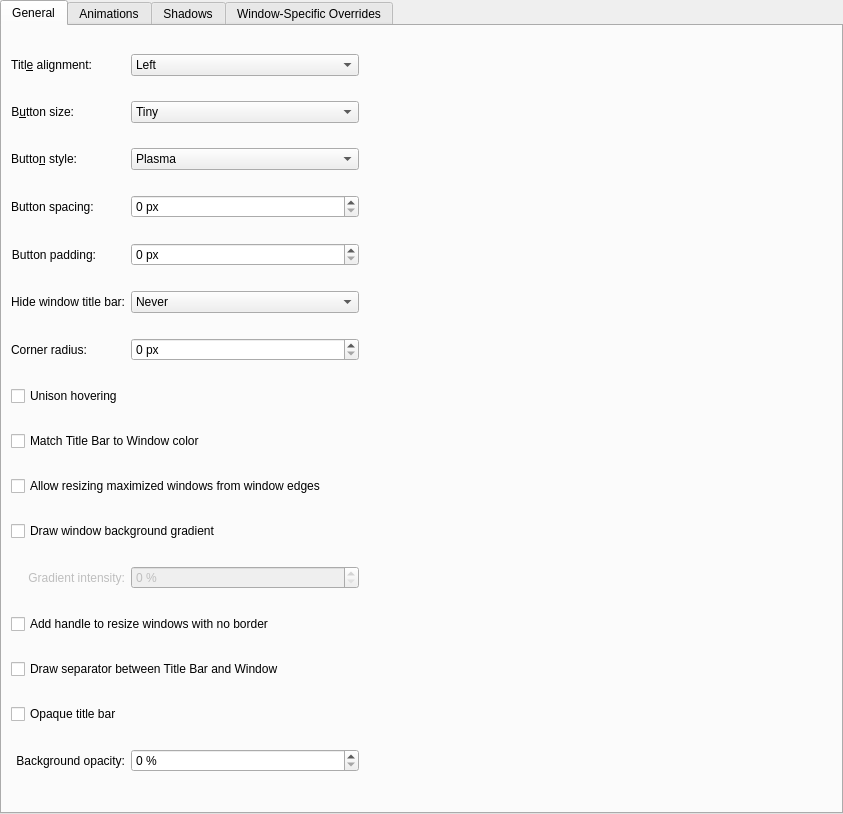
<?xml version="1.0" encoding="UTF-8"?>
<ui version="4.0">
 <class>BreezeConfigurationUI</class>
 <widget class="QWidget" name="BreezeConfigurationUI">
  <property name="geometry">
   <rect>
    <x>0</x>
    <y>0</y>
    <width>843</width>
    <height>814</height>
   </rect>
  </property>
  <layout class="QVBoxLayout" name="verticalLayout">
   <property name="leftMargin">
    <number>0</number>
   </property>
   <property name="topMargin">
    <number>0</number>
   </property>
   <property name="rightMargin">
    <number>0</number>
   </property>
   <property name="bottomMargin">
    <number>0</number>
   </property>
   <item>
    <widget class="QTabWidget" name="tabWidget">
     <property name="currentIndex">
      <number>0</number>
     </property>
     <widget class="QWidget" name="tab">
      <attribute name="title">
       <string>General</string>
      </attribute>
      <layout class="QGridLayout" name="gridLayout_4">
       <item row="7" column="1" colspan="4">
        <widget class="QCheckBox" name="unisonHovering">
         <property name="text">
          <string>Unison hovering</string>
         </property>
        </widget>
       </item>
       <item row="13" column="2">
        <widget class="QSpinBox" name="gradientSpinBox">
         <property name="enabled">
          <bool>false</bool>
         </property>
         <property name="suffix">
          <string> %</string>
         </property>
         <property name="maximum">
          <number>100</number>
         </property>
        </widget>
       </item>
       <item row="9" column="1" colspan="4">
        <widget class="QCheckBox" name="drawBorderOnMaximizedWindows">
         <property name="text">
          <string>Allow resizing maximized windows from window edges</string>
         </property>
        </widget>
       </item>
       <item row="3" column="1">
        <widget class="QLabel" name="btnSpacingLabel">
         <property name="text">
          <string>Button spacing:</string>
         </property>
        </widget>
       </item>
       <item row="6" column="1">
        <widget class="QLabel" name="cornerRadiusLabel">
         <property name="text">
          <string>Corner radius:</string>
         </property>
        </widget>
       </item>
       <item row="1" column="1" alignment="Qt::AlignLeft">
        <widget class="QLabel" name="label_4">
         <property name="text">
          <string>B&amp;utton size:</string>
         </property>
         <property name="alignment">
          <set>Qt::AlignRight|Qt::AlignTrailing|Qt::AlignVCenter</set>
         </property>
         <property name="buddy">
          <cstring>buttonSize</cstring>
         </property>
        </widget>
       </item>
       <item row="25" column="2">
        <widget class="QSpinBox" name="opacitySpinBox">
         <property name="suffix">
          <string> %</string>
         </property>
         <property name="maximum">
          <number>100</number>
         </property>
        </widget>
       </item>
       <item row="0" column="1" alignment="Qt::AlignLeft">
        <widget class="QLabel" name="label_3">
         <property name="text">
          <string>Titl&amp;e alignment:</string>
         </property>
         <property name="alignment">
          <set>Qt::AlignRight|Qt::AlignTrailing|Qt::AlignVCenter</set>
         </property>
         <property name="buddy">
          <cstring>titleAlignment</cstring>
         </property>
        </widget>
       </item>
       <item row="23" column="1" colspan="3">
        <widget class="QCheckBox" name="drawTitleBarSeparator">
         <property name="text">
          <string>Draw separator between Title Bar and Window</string>
         </property>
        </widget>
       </item>
       <item row="10" column="1" colspan="4">
        <widget class="QCheckBox" name="drawBackgroundGradient">
         <property name="text">
          <string>Draw window background gradient</string>
         </property>
        </widget>
       </item>
       <item row="24" column="1" colspan="3">
        <widget class="QCheckBox" name="opaqueTitleBar">
         <property name="text">
          <string>Opaque title bar</string>
         </property>
        </widget>
       </item>
       <item row="3" column="2">
        <widget class="QSpinBox" name="btnSpacingSpinBox">
         <property name="suffix">
          <string> px</string>
         </property>
         <property name="prefix">
          <string/>
         </property>
        </widget>
       </item>
       <item row="13" column="1">
        <widget class="QLabel" name="label_7">
         <property name="enabled">
          <bool>false</bool>
         </property>
         <property name="text">
          <string>Gradient intensity:</string>
         </property>
         <property name="alignment">
          <set>Qt::AlignRight|Qt::AlignTrailing|Qt::AlignVCenter</set>
         </property>
        </widget>
       </item>
       <item row="4" column="1" alignment="Qt::AlignLeft">
        <widget class="QLabel" name="buttonPaddingLabel">
         <property name="text">
          <string>Button padding:</string>
         </property>
         <property name="alignment">
          <set>Qt::AlignRight|Qt::AlignTrailing|Qt::AlignVCenter</set>
         </property>
         <property name="buddy">
          <cstring>buttonSpacing</cstring>
         </property>
        </widget>
       </item>
       <item row="1" column="2">
        <widget class="QComboBox" name="buttonSize">
         <item>
          <property name="text">
           <string>Tiny</string>
          </property>
         </item>
         <item>
          <property name="text">
           <string comment="@item:inlistbox Button size:">Small</string>
          </property>
         </item>
         <item>
          <property name="text">
           <string comment="@item:inlistbox Button size:">Medium</string>
          </property>
         </item>
         <item>
          <property name="text">
           <string comment="@item:inlistbox Button size:">Large</string>
          </property>
         </item>
         <item>
          <property name="text">
           <string comment="@item:inlistbox Button size:">Very Large</string>
          </property>
         </item>
        </widget>
       </item>
       <item row="5" column="1" alignment="Qt::AlignLeft">
        <widget class="QLabel" name="label_14">
         <property name="text">
          <string>Hide window title bar:</string>
         </property>
         <property name="alignment">
          <set>Qt::AlignRight|Qt::AlignTrailing|Qt::AlignVCenter</set>
         </property>
         <property name="buddy">
          <cstring>hideTitleBar</cstring>
         </property>
        </widget>
       </item>
       <item row="25" column="1">
        <widget class="QLabel" name="label_6">
         <property name="text">
          <string>Background opacity:</string>
         </property>
         <property name="alignment">
          <set>Qt::AlignRight|Qt::AlignTrailing|Qt::AlignVCenter</set>
         </property>
        </widget>
       </item>
       <item row="0" column="3">
        <spacer name="horizontalSpacer">
         <property name="orientation">
          <enum>Qt::Horizontal</enum>
         </property>
         <property name="sizeHint" stdset="0">
          <size>
           <width>40</width>
           <height>20</height>
          </size>
         </property>
        </spacer>
       </item>
       <item row="5" column="2">
        <widget class="QComboBox" name="hideTitleBar">
         <item>
          <property name="text">
           <string>Never</string>
          </property>
         </item>
         <item>
          <property name="text">
           <string>Maximized Windows</string>
          </property>
         </item>
         <item>
          <property name="text">
           <string>Any Maximization</string>
          </property>
         </item>
         <item>
          <property name="text">
           <string>Always</string>
          </property>
         </item>
        </widget>
       </item>
       <item row="2" column="2">
        <widget class="QComboBox" name="buttonStyle">
         <item>
          <property name="text">
           <string>Plasma</string>
          </property>
         </item>
         <item>
          <property name="text">
           <string>Gnome</string>
          </property>
         </item>
         <item>
          <property name="text">
           <string>macOS Sierra</string>
          </property>
         </item>
         <item>
          <property name="text">
           <string>macOS Dark Aurorae</string>
          </property>
         </item>
         <item>
          <property name="text">
           <string>SBE Sierra</string>
          </property>
         </item>
         <item>
          <property name="text">
           <string>SBE Sierra Active</string>
          </property>
         </item>
         <item>
          <property name="text">
           <string>SBE Sierra Inactive</string>
          </property>
         </item>
         <item>
          <property name="text">
           <string>SBE Dark Aurorae</string>
          </property>
         </item>
         <item>
          <property name="text">
           <string>SBE Dark Aurorae Active</string>
          </property>
         </item>
         <item>
          <property name="text">
           <string>SBE Dark Aurorae Inactive</string>
          </property>
         </item>
         <item>
          <property name="text">
           <string>Sierra Color Symbols</string>
          </property>
         </item>
         <item>
          <property name="text">
           <string>Dark Aurorae Color Symbols</string>
          </property>
         </item>
         <item>
          <property name="text">
           <string>Sierra Monochrome Symbols</string>
          </property>
         </item>
         <item>
          <property name="text">
           <string>Dark Aurorae Monochrome Symbols</string>
          </property>
         </item>
        </widget>
       </item>
       <item row="6" column="2">
        <widget class="QSpinBox" name="cornerRadiusSpinBox">
         <property name="suffix">
          <string> px</string>
         </property>
         <property name="prefix">
          <string/>
         </property>
        </widget>
       </item>
       <item row="0" column="2">
        <widget class="QComboBox" name="titleAlignment">
         <item>
          <property name="text">
           <string>Left</string>
          </property>
         </item>
         <item>
          <property name="text">
           <string>Center</string>
          </property>
         </item>
         <item>
          <property name="text">
           <string>Center (Full Width)</string>
          </property>
         </item>
         <item>
          <property name="text">
           <string>Right</string>
          </property>
         </item>
        </widget>
       </item>
       <item row="22" column="1" colspan="4">
        <widget class="QCheckBox" name="drawSizeGrip">
         <property name="text">
          <string>Add handle to resize windows with no border</string>
         </property>
        </widget>
       </item>
       <item row="4" column="2">
        <widget class="QSpinBox" name="buttonPadding">
         <property name="enabled">
          <bool>true</bool>
         </property>
         <property name="suffix">
          <string> px</string>
         </property>
         <property name="maximum">
          <number>50</number>
         </property>
        </widget>
       </item>
       <item row="2" column="1" alignment="Qt::AlignLeft">
        <widget class="QLabel" name="label_8">
         <property name="text">
          <string>Butto&amp;n style:</string>
         </property>
         <property name="alignment">
          <set>Qt::AlignRight|Qt::AlignTrailing|Qt::AlignVCenter</set>
         </property>
         <property name="buddy">
          <cstring>buttonStyle</cstring>
         </property>
        </widget>
       </item>
       <item row="8" column="1" colspan="4">
        <widget class="QCheckBox" name="matchColorForTitleBar">
         <property name="text">
          <string>Match Title Bar to Window color</string>
         </property>
        </widget>
       </item>
      </layout>
     </widget>
     <widget class="QWidget" name="tab_2">
      <attribute name="title">
       <string>Animations</string>
      </attribute>
      <layout class="QGridLayout" name="gridLayout_5">
       <item row="6" column="2">
        <layout class="QHBoxLayout" name="horizontalLayout_5">
         <item>
          <spacer name="horizontalSpacer_2">
           <property name="orientation">
            <enum>Qt::Horizontal</enum>
           </property>
           <property name="sizeType">
            <enum>QSizePolicy::Fixed</enum>
           </property>
           <property name="sizeHint" stdset="0">
            <size>
             <width>16</width>
             <height>5</height>
            </size>
           </property>
          </spacer>
         </item>
         <item>
          <widget class="QLabel" name="animationsDurationLabel">
           <property name="enabled">
            <bool>true</bool>
           </property>
           <property name="text">
            <string>A&amp;nimations duration:</string>
           </property>
           <property name="alignment">
            <set>Qt::AlignRight|Qt::AlignTrailing|Qt::AlignVCenter</set>
           </property>
           <property name="buddy">
            <cstring>animationsDuration</cstring>
           </property>
          </widget>
         </item>
         <item>
          <widget class="QSpinBox" name="animationsDuration">
           <property name="enabled">
            <bool>true</bool>
           </property>
           <property name="suffix">
            <string> ms</string>
           </property>
           <property name="maximum">
            <number>500</number>
           </property>
          </widget>
         </item>
        </layout>
       </item>
       <item row="0" column="0" colspan="3">
        <widget class="QCheckBox" name="animationsEnabled">
         <property name="text">
          <string>Enable animations</string>
         </property>
        </widget>
       </item>
       <item row="6" column="3">
        <spacer name="horizontalSpacer_4">
         <property name="orientation">
          <enum>Qt::Horizontal</enum>
         </property>
         <property name="sizeHint" stdset="0">
          <size>
           <width>40</width>
           <height>20</height>
          </size>
         </property>
        </spacer>
       </item>
       <item row="9" column="2">
        <spacer name="verticalSpacer_2">
         <property name="orientation">
          <enum>Qt::Vertical</enum>
         </property>
         <property name="sizeHint" stdset="0">
          <size>
           <width>20</width>
           <height>40</height>
          </size>
         </property>
        </spacer>
       </item>
      </layout>
     </widget>
     <widget class="QWidget" name="tab_4">
      <attribute name="title">
       <string>Shadows</string>
      </attribute>
      <layout class="QGridLayout" name="gridLayout">
       <item row="3" column="7">
        <widget class="QSpinBox" name="shadowStrength">
         <property name="suffix">
          <string>%</string>
         </property>
         <property name="minimum">
          <number>10</number>
         </property>
         <property name="maximum">
          <number>100</number>
         </property>
        </widget>
       </item>
       <item row="4" column="2" alignment="Qt::AlignLeft">
        <widget class="QLabel" name="label_5">
         <property name="text">
          <string>Color:</string>
         </property>
         <property name="alignment">
          <set>Qt::AlignRight|Qt::AlignTrailing|Qt::AlignVCenter</set>
         </property>
        </widget>
       </item>
       <item row="7" column="2" colspan="12">
        <widget class="QCheckBox" name="specificShadowsInactiveWindows">
         <property name="text">
          <string>Specific shadows on inactive windows:</string>
         </property>
        </widget>
       </item>
       <item row="3" column="2" alignment="Qt::AlignLeft">
        <widget class="QLabel" name="label_2">
         <property name="text">
          <string comment="strength of the shadow (from transparent to opaque)">S&amp;trength:</string>
         </property>
         <property name="alignment">
          <set>Qt::AlignRight|Qt::AlignTrailing|Qt::AlignVCenter</set>
         </property>
         <property name="buddy">
          <cstring>shadowStrength</cstring>
         </property>
        </widget>
       </item>
       <item row="0" column="7">
        <widget class="QComboBox" name="shadowSize">
         <item>
          <property name="text">
           <string comment="@item:inlistbox Button size:">None</string>
          </property>
         </item>
         <item>
          <property name="text">
           <string comment="@item:inlistbox Button size:">Small</string>
          </property>
         </item>
         <item>
          <property name="text">
           <string comment="@item:inlistbox Button size:">Medium</string>
          </property>
         </item>
         <item>
          <property name="text">
           <string comment="@item:inlistbox Button size:">Large</string>
          </property>
         </item>
         <item>
          <property name="text">
           <string comment="@item:inlistbox Button size:">Very Large</string>
          </property>
         </item>
        </widget>
       </item>
       <item row="0" column="2" alignment="Qt::AlignLeft">
        <widget class="QLabel" name="label">
         <property name="text">
          <string>Si&amp;ze:</string>
         </property>
         <property name="alignment">
          <set>Qt::AlignRight|Qt::AlignTrailing|Qt::AlignVCenter</set>
         </property>
         <property name="buddy">
          <cstring>shadowSize</cstring>
         </property>
        </widget>
       </item>
       <item row="4" column="7">
        <widget class="KColorButton" name="shadowColor"/>
       </item>
       <item row="9" column="7">
        <widget class="QComboBox" name="shadowSizeInactiveWindows">
         <property name="enabled">
          <bool>false</bool>
         </property>
         <item>
          <property name="text">
           <string comment="@item:inlistbox Button size:">None</string>
          </property>
         </item>
         <item>
          <property name="text">
           <string comment="@item:inlistbox Button size:">Small</string>
          </property>
         </item>
         <item>
          <property name="text">
           <string comment="@item:inlistbox Button size:">Medium</string>
          </property>
         </item>
         <item>
          <property name="text">
           <string comment="@item:inlistbox Button size:">Large</string>
          </property>
         </item>
         <item>
          <property name="text">
           <string comment="@item:inlistbox Button size:">Very Large</string>
          </property>
         </item>
        </widget>
       </item>
       <item row="0" column="12">
        <spacer name="horizontalSpacer_13">
         <property name="orientation">
          <enum>Qt::Horizontal</enum>
         </property>
         <property name="sizeHint" stdset="0">
          <size>
           <width>40</width>
           <height>20</height>
          </size>
         </property>
        </spacer>
       </item>
       <item row="12" column="7">
        <spacer name="verticalSpacer_3">
         <property name="orientation">
          <enum>Qt::Vertical</enum>
         </property>
         <property name="sizeHint" stdset="0">
          <size>
           <width>20</width>
           <height>40</height>
          </size>
         </property>
        </spacer>
       </item>
       <item row="11" column="7">
        <widget class="KColorButton" name="shadowColorInactiveWindows"/>
       </item>
       <item row="10" column="7">
        <widget class="QSpinBox" name="shadowStrengthInactiveWindows">
         <property name="enabled">
          <bool>false</bool>
         </property>
         <property name="suffix">
          <string>%</string>
         </property>
         <property name="minimum">
          <number>10</number>
         </property>
         <property name="maximum">
          <number>100</number>
         </property>
        </widget>
       </item>
       <item row="11" column="2" alignment="Qt::AlignLeft">
        <widget class="QLabel" name="label_13">
         <property name="enabled">
          <bool>false</bool>
         </property>
         <property name="text">
          <string>Color:</string>
         </property>
         <property name="alignment">
          <set>Qt::AlignRight|Qt::AlignTrailing|Qt::AlignVCenter</set>
         </property>
        </widget>
       </item>
       <item row="9" column="2" alignment="Qt::AlignLeft">
        <widget class="QLabel" name="label_11">
         <property name="enabled">
          <bool>false</bool>
         </property>
         <property name="text">
          <string>Siz&amp;e:</string>
         </property>
         <property name="alignment">
          <set>Qt::AlignRight|Qt::AlignTrailing|Qt::AlignVCenter</set>
         </property>
         <property name="buddy">
          <cstring>shadowSizeInactiveWindows</cstring>
         </property>
        </widget>
       </item>
       <item row="10" column="2" alignment="Qt::AlignLeft">
        <widget class="QLabel" name="label_12">
         <property name="enabled">
          <bool>false</bool>
         </property>
         <property name="text">
          <string comment="strength of the shadow (from transparent to opaque)">Stre&amp;ngth:</string>
         </property>
         <property name="alignment">
          <set>Qt::AlignRight|Qt::AlignTrailing|Qt::AlignVCenter</set>
         </property>
         <property name="buddy">
          <cstring>shadowStrengthInactiveWindows</cstring>
         </property>
        </widget>
       </item>
      </layout>
     </widget>
     <widget class="QWidget" name="tab_3">
      <attribute name="title">
       <string>Window-Specific Overrides</string>
      </attribute>
      <layout class="QVBoxLayout" name="verticalLayout_3">
       <item>
        <widget class="Breeze::ExceptionListWidget" name="exceptions" native="true">
         <property name="sizePolicy">
          <sizepolicy hsizetype="Preferred" vsizetype="Expanding">
           <horstretch>0</horstretch>
           <verstretch>0</verstretch>
          </sizepolicy>
         </property>
        </widget>
       </item>
      </layout>
     </widget>
    </widget>
   </item>
  </layout>
 </widget>
 <customwidgets>
  <customwidget>
   <class>KColorButton</class>
   <extends>QPushButton</extends>
   <header>kcolorbutton.h</header>
  </customwidget>
  <customwidget>
   <class>Breeze::ExceptionListWidget</class>
   <extends>QWidget</extends>
   <header>config/breezeexceptionlistwidget.h</header>
   <container>1</container>
  </customwidget>
 </customwidgets>
 <tabstops>
  <tabstop>tabWidget</tabstop>
  <tabstop>titleAlignment</tabstop>
  <tabstop>buttonSize</tabstop>
  <tabstop>buttonStyle</tabstop>
  <tabstop>btnSpacingSpinBox</tabstop>
  <tabstop>buttonPadding</tabstop>
  <tabstop>hideTitleBar</tabstop>
  <tabstop>matchColorForTitleBar</tabstop>
  <tabstop>unisonHovering</tabstop>
  <tabstop>drawBorderOnMaximizedWindows</tabstop>
  <tabstop>cornerRadiusSpinBox</tabstop>
  <tabstop>drawBackgroundGradient</tabstop>
  <tabstop>drawSizeGrip</tabstop>
  <tabstop>drawTitleBarSeparator</tabstop>
  <tabstop>opaqueTitleBar</tabstop>
  <tabstop>animationsEnabled</tabstop>
  <tabstop>shadowSize</tabstop>
  <tabstop>shadowStrength</tabstop>
  <tabstop>shadowColor</tabstop>
  <tabstop>shadowSizeInactiveWindows</tabstop>
  <tabstop>shadowStrengthInactiveWindows</tabstop>
  <tabstop>shadowColorInactiveWindows</tabstop>
 </tabstops>
 <resources/>
 <connections>
  <connection>
   <sender>animationsEnabled</sender>
   <signal>toggled(bool)</signal>
   <receiver>animationsDurationLabel</receiver>
   <slot>setEnabled(bool)</slot>
   <hints>
    <hint type="sourcelabel">
     <x>20</x>
     <y>20</y>
    </hint>
    <hint type="destinationlabel">
     <x>20</x>
     <y>20</y>
    </hint>
   </hints>
  </connection>
  <connection>
   <sender>animationsEnabled</sender>
   <signal>toggled(bool)</signal>
   <receiver>animationsDuration</receiver>
   <slot>setEnabled(bool)</slot>
   <hints>
    <hint type="sourcelabel">
     <x>20</x>
     <y>20</y>
    </hint>
    <hint type="destinationlabel">
     <x>20</x>
     <y>20</y>
    </hint>
   </hints>
  </connection>
  <connection>
   <sender>drawBackgroundGradient</sender>
   <signal>toggled(bool)</signal>
   <receiver>gradientSpinBox</receiver>
   <slot>setEnabled(bool)</slot>
   <hints>
    <hint type="sourcelabel">
     <x>20</x>
     <y>20</y>
    </hint>
    <hint type="destinationlabel">
     <x>20</x>
     <y>20</y>
    </hint>
   </hints>
  </connection>
  <connection>
   <sender>drawBackgroundGradient</sender>
   <signal>toggled(bool)</signal>
   <receiver>label_7</receiver>
   <slot>setEnabled(bool)</slot>
   <hints>
    <hint type="sourcelabel">
     <x>20</x>
     <y>20</y>
    </hint>
    <hint type="destinationlabel">
     <x>20</x>
     <y>20</y>
    </hint>
   </hints>
  </connection>
  <connection>
   <sender>opaqueTitleBar</sender>
   <signal>toggled(bool)</signal>
   <receiver>opacitySpinBox</receiver>
   <slot>setDisabled(bool)</slot>
   <hints>
    <hint type="sourcelabel">
     <x>20</x>
     <y>20</y>
    </hint>
    <hint type="destinationlabel">
     <x>20</x>
     <y>20</y>
    </hint>
   </hints>
  </connection>
  <connection>
   <sender>opaqueTitleBar</sender>
   <signal>toggled(bool)</signal>
   <receiver>label_6</receiver>
   <slot>setDisabled(bool)</slot>
   <hints>
    <hint type="sourcelabel">
     <x>20</x>
     <y>20</y>
    </hint>
    <hint type="destinationlabel">
     <x>20</x>
     <y>20</y>
    </hint>
   </hints>
  </connection>
  <connection>
   <sender>specificShadowsInactiveWindows</sender>
   <signal>toggled(bool)</signal>
   <receiver>shadowSizeInactiveWindows</receiver>
   <slot>setEnabled(bool)</slot>
   <hints>
    <hint type="sourcelabel">
     <x>20</x>
     <y>20</y>
    </hint>
    <hint type="destinationlabel">
     <x>20</x>
     <y>20</y>
    </hint>
   </hints>
  </connection>
  <connection>
   <sender>specificShadowsInactiveWindows</sender>
   <signal>toggled(bool)</signal>
   <receiver>label_11</receiver>
   <slot>setEnabled(bool)</slot>
   <hints>
    <hint type="sourcelabel">
     <x>20</x>
     <y>20</y>
    </hint>
    <hint type="destinationlabel">
     <x>20</x>
     <y>20</y>
    </hint>
   </hints>
  </connection>
  <connection>
   <sender>specificShadowsInactiveWindows</sender>
   <signal>toggled(bool)</signal>
   <receiver>shadowStrengthInactiveWindows</receiver>
   <slot>setEnabled(bool)</slot>
   <hints>
    <hint type="sourcelabel">
     <x>20</x>
     <y>20</y>
    </hint>
    <hint type="destinationlabel">
     <x>20</x>
     <y>20</y>
    </hint>
   </hints>
  </connection>
  <connection>
   <sender>specificShadowsInactiveWindows</sender>
   <signal>toggled(bool)</signal>
   <receiver>label_12</receiver>
   <slot>setEnabled(bool)</slot>
   <hints>
    <hint type="sourcelabel">
     <x>20</x>
     <y>20</y>
    </hint>
    <hint type="destinationlabel">
     <x>20</x>
     <y>20</y>
    </hint>
   </hints>
  </connection>
  <connection>
   <sender>specificShadowsInactiveWindows</sender>
   <signal>toggled(bool)</signal>
   <receiver>shadowColorInactiveWindows</receiver>
   <slot>setEnabled(bool)</slot>
   <hints>
    <hint type="sourcelabel">
     <x>20</x>
     <y>20</y>
    </hint>
    <hint type="destinationlabel">
     <x>20</x>
     <y>20</y>
    </hint>
   </hints>
  </connection>
  <connection>
   <sender>specificShadowsInactiveWindows</sender>
   <signal>toggled(bool)</signal>
   <receiver>label_13</receiver>
   <slot>setEnabled(bool)</slot>
   <hints>
    <hint type="sourcelabel">
     <x>20</x>
     <y>20</y>
    </hint>
    <hint type="destinationlabel">
     <x>20</x>
     <y>20</y>
    </hint>
   </hints>
  </connection>
 </connections>
</ui>
